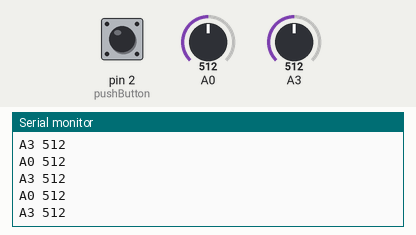
Simulated run of this sketch. Board: Arduino Uno, built with avr-gcc and run on an emulated ATmega328P. On the bench: the last lines printed to the serial monitor. The inputs (shaded band) are chosen by the test bench; at power-on: A0 = 512, A3 = 512, pin 2 (pushButton) LOW.

Above: at 1.2 s.
1.3 s: A0 set to 716
At 2.4 s:
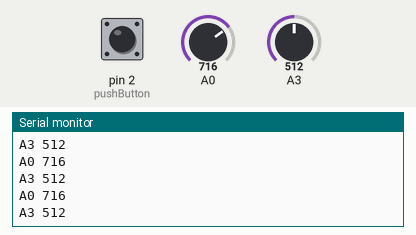
2.8 s: A3 set to 716
At 3.4 s:
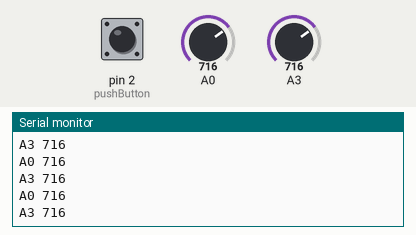
4.3 s: A0 set to 900
At 4.9 s:
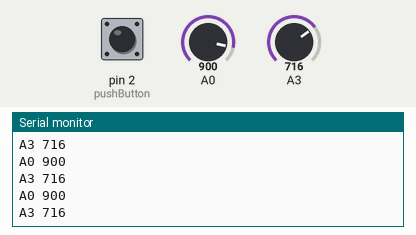
5.8 s: A3 set to 900
At 6.6 s:
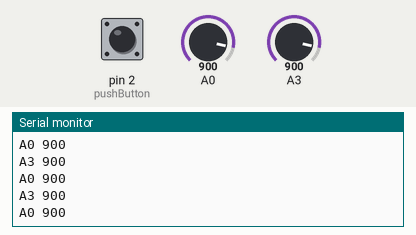
Timing chart, 0 to 8.8 s (numbered marks = the images above; inputs shaded):
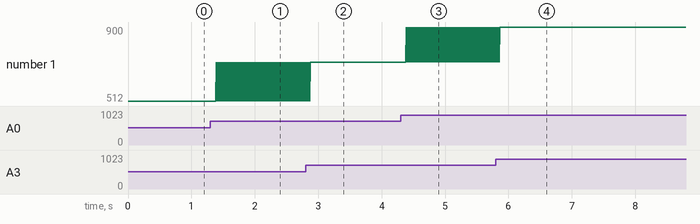

Measured:
- after the input at 1.3 s, the serial monitor: prints a new line after 0.09 s (image 1)
- after the input at 2.8 s, the serial monitor: prints a new line after 0.08 s (image 2)
- after the input at 4.3 s, the serial monitor: prints a new line after 0.09 s (image 3)
- after the input at 5.8 s, the serial monitor: prints a new line after 0.07 s (image 4)
- plotted number 1: 716 → 900 after the input at 4.3 s

The sketch:

entrada.ino
```cpp
int pushButton = 2;

void setup() {
  Serial.begin(9600);
  pinMode(pushButton, INPUT);
}

void loop() {
  int buttonState = digitalRead(pushButton);
  int potenciometer = analogRead(A0);
  int photorest = analogRead(A3);

  String msg1 = "A3 ";
  String send1;
  send1 = msg1 + photorest;
  Serial.println(send1);
  String msg2 = "A0 ";
  String send2;
  send2 = msg2 + potenciometer;
  Serial.println(send2);
}
```
